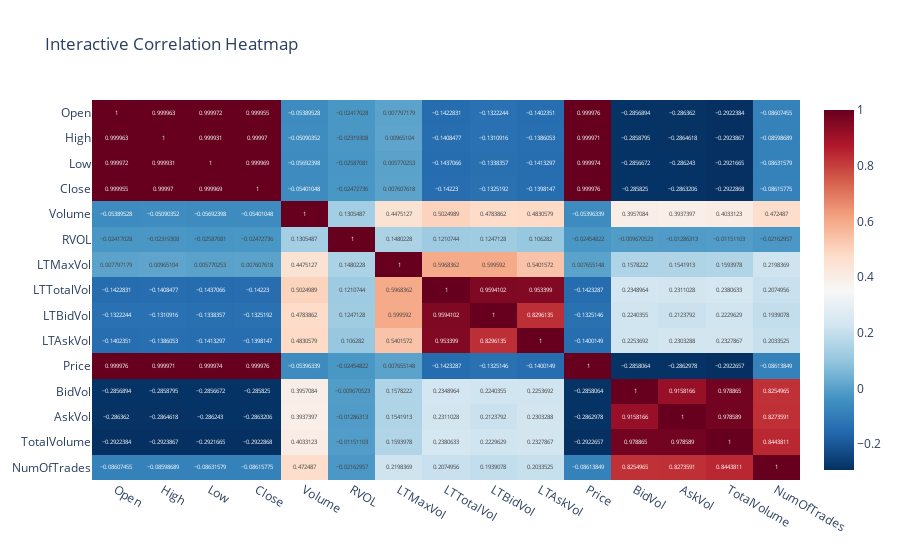

Write notebook code for a chart like this one.
### Markdown cell above
## 7. Correlation Analysis

### Code cell
# Correlation analysis between numerical variables
if df is not None:
    numerical_cols = df.select_dtypes(include=[np.number]).columns
    
    if len(numerical_cols) > 1:
        print("=== CORRELATION ANALYSIS ===")
        
        # Calculate correlation matrix
        correlation_matrix = df[numerical_cols].corr()
        
        # Display correlation matrix with HTML formatting
        print("Correlation Matrix:")
        html = correlation_matrix.to_html(max_cols=None)
        display(HTML(f'<div style="overflow-x:auto">{html}</div>'))
        
        # Heatmap visualization
        plt.figure(figsize=(12, 10))
        mask = np.triu(np.ones_like(correlation_matrix, dtype=bool))
        sns.heatmap(correlation_matrix, 
                    mask=mask,
                    annot=True, 
                    cmap='coolwarm', 
                    center=0,
                    fmt='.2f',
                    square=True,
                    cbar_kws={"shrink": .8})
        plt.title('Correlation Heatmap')
        plt.tight_layout()
        plt.show()
        
        # Find high correlations
        print("\n=== HIGH CORRELATIONS (>0.7 or <-0.7) ===")
        high_corr_pairs = []
        for i in range(len(correlation_matrix.columns)):
            for j in range(i+1, len(correlation_matrix.columns)):
                corr_val = correlation_matrix.iloc[i, j]
                if abs(corr_val) > 0.7:
                    high_corr_pairs.append({
                        'Variable 1': correlation_matrix.columns[i],
                        'Variable 2': correlation_matrix.columns[j],
                        'Correlation': corr_val
                    })
        
        if high_corr_pairs:
            high_corr_df = pd.DataFrame(high_corr_pairs)
            high_corr_df = high_corr_df.sort_values('Correlation', key=abs, ascending=False)
            html = high_corr_df.to_html(max_cols=None)
            display(HTML(f'<div style="overflow-x:auto">{html}</div>'))
        else:
            print("No high correlations found (threshold: 0.7)")
        
        # Interactive correlation heatmap with error handling
        try:
            fig = px.imshow(correlation_matrix, 
                           text_auto=True, 
                           aspect="auto",
                           color_continuous_scale='RdBu_r',
                           title="Interactive Correlation Heatmap")
            fig.show()
            print("✅ Interactive correlation heatmap created successfully")
        except Exception as e:
            print(f"⚠️ Interactive correlation heatmap failed: {e}")
            print("📝 Static correlation heatmap was already created above with matplotlib/seaborn")
            print("   The matplotlib heatmap provides the same correlation information.")
        
        print("\n" + "="*50)
        print("📝 Correlation analysis completed")
        print("   Static heatmap shows all correlation relationships clearly.")
        print("="*50)
        
    else:
        print("Not enough numerical columns for correlation analysis")

### Figure 1 — Plotly figure (JSON) as saved in the notebook; plotly's stock layout.template omitted (floating-point values rounded to 4 significant figures; data arrays with more than 128 entries replaced by an {"elided": "..."} marker saying what was removed)
{"data": [{"coloraxis": "coloraxis", "hovertemplate": "x: %{x}<br>y: %{y}<br>color: %{z}<extra></extra>", "name": "0", "texttemplate": "%{z}", "type": "heatmap", "x": ["Open", "High", "Low", "Close", "Volume", "RVOL", "LTMaxVol", "LTTotalVol", "LTBidVol", "LTAskVol", "Price", "BidVol", "AskVol", "TotalVolume", "NumOfTrades"], "xaxis": "x", "y": ["Open", "High", "Low", "Close", "Volume", "RVOL", "LTMaxVol", "LTTotalVol", "LTBidVol", "LTAskVol", "Price", "BidVol", "AskVol", "TotalVolume", "NumOfTrades"], "yaxis": "y", "z": {"elided": "15x15 float values"}}], "layout": {"coloraxis": {"colorscale": [[0, "rgb(5,48,97)"], [0.1, "rgb(33,102,172)"], [0.2, "rgb(67,147,195)"], [0.3, "rgb(146,197,222)"], [0.4, "rgb(209,229,240)"], [0.5, "rgb(247,247,247)"], [0.6, "rgb(253,219,199)"], [0.7, "rgb(244,165,130)"], [0.8, "rgb(214,96,77)"], [0.9, "rgb(178,24,43)"], [1, "rgb(103,0,31)"]]}, "title": {"text": "Interactive Correlation Heatmap"}, "xaxis": {"anchor": "y", "domain": [0, 1]}, "yaxis": {"anchor": "x", "autorange": "reversed", "domain": [0, 1]}}}
